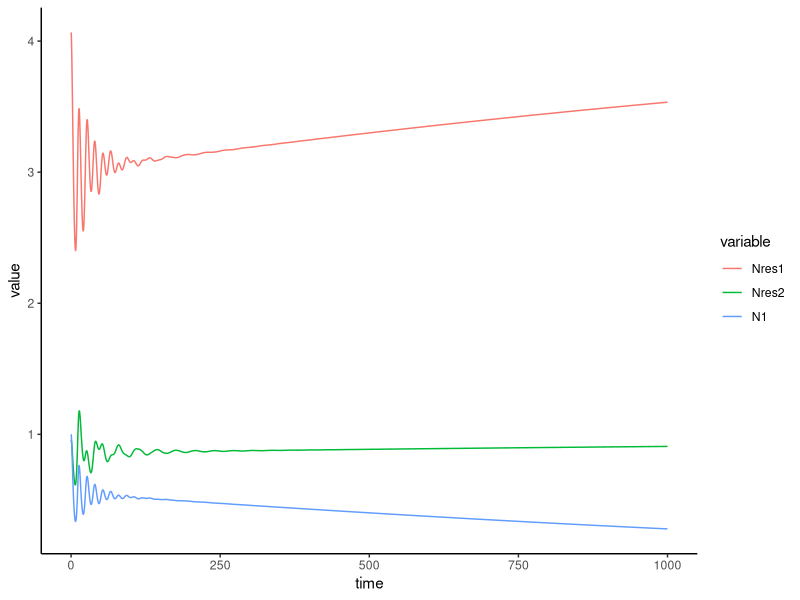

Reproduce this figure in R.
library(ggplot2)
library(tensor)
library(future)
library(parallel)
library(deSolve)
library(tibble)
library(tidyr)
library(dplyr)
library(reshape2)

set.seed(1)

model = 
  \(t, state, params){
    R = state[1:2]
    N = state[-(1:2)]
    dRdt = with(params, R * (r * (1 - R / K) - t(C) %*% N))
    dNdt = with(params, N * (C %*% R - d))
    return(list(c(dRdt,dNdt)))
  }

nresident = 2
ninvader = 1
nresource = 2
res_c = matrix(c(.2, .1, .1, .6), nrow = nresident, ncol = nresource)
inv_c = c(.4, .3)

res_d = c(.2, .2)
inv_d = inv_c[1] * (res_c[2,2] * res_d[1] - res_c[1,2] * res_d[2]) / (res_c[1,1] * res_c[2,2] - res_c[1,2] * res_c[2,1]) + inv_c[2] * (res_c[1,1] * res_d[2] - res_c[2,1] * res_d[1]) / (res_c[1,1] * res_c[2,2] - res_c[1,2] * res_c[2,1])
inv_d = inv_d + .001
C = rbind(res_c, inv_c)
d = c(res_d, inv_d)
r = c(1, 1)
K = c(10, 10)

params = list(
  r = r,
  K = K,
  C = C,
  d = d
)

init_state = c(rep(10, length(r)), rep(10, length(res_d)))
initialize = ode(y = init_state, times = seq(0, 10000, by = .1), func = model, parms = list(r = r, K = K, C = res_c, d = res_d))
resident_eql = tail(initialize, 1)[-1]


invader_init = 1
new_init_state = c(resident_eql, invader_init)

sim = ode(y = new_init_state, times = seq(0, 1000, by = .1), func = model, parms = params) |>
  as.data.frame()

colnames(sim) = c('time', 'R1', 'R2', 'Nres1', 'Nres2', paste0('N', 1:ninvader))

#t_extinct = min(filter(sim, N1 < .01)$time)

sim.df = as.data.frame(sim)
spec.abuns = sim.df[-(2:3)]
abuns.df = melt(spec.abuns, id.vars='time')
p <- ggplot(abuns.df, aes(time, value, color = variable)) + geom_line() + theme_classic()
print(p)
